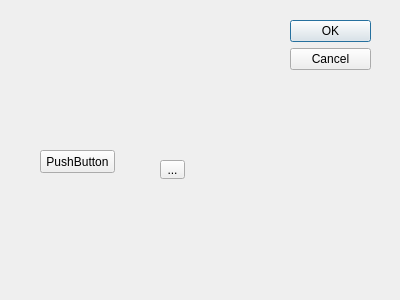
<?xml version="1.0" encoding="UTF-8"?>
<ui version="4.0">
 <class>Dialog</class>
 <widget class="QDialog" name="Dialog">
  <property name="geometry">
   <rect>
    <x>0</x>
    <y>0</y>
    <width>400</width>
    <height>300</height>
   </rect>
  </property>
  <property name="windowTitle">
   <string>Dialog</string>
  </property>
  <widget class="QDialogButtonBox" name="buttonBox">
   <property name="geometry">
    <rect>
     <x>290</x>
     <y>20</y>
     <width>81</width>
     <height>241</height>
    </rect>
   </property>
   <property name="orientation">
    <enum>Qt::Vertical</enum>
   </property>
   <property name="standardButtons">
    <set>QDialogButtonBox::Cancel|QDialogButtonBox::Ok</set>
   </property>
  </widget>
  <widget class="QPushButton" name="pushButton">
   <property name="geometry">
    <rect>
     <x>40</x>
     <y>150</y>
     <width>75</width>
     <height>23</height>
    </rect>
   </property>
   <property name="text">
    <string>PushButton</string>
   </property>
  </widget>
  <widget class="QToolButton" name="toolButton">
   <property name="geometry">
    <rect>
     <x>160</x>
     <y>160</y>
     <width>25</width>
     <height>19</height>
    </rect>
   </property>
   <property name="text">
    <string>...</string>
   </property>
  </widget>
 </widget>
 <resources/>
 <connections>
  <connection>
   <sender>buttonBox</sender>
   <signal>accepted()</signal>
   <receiver>Dialog</receiver>
   <slot>accept()</slot>
   <hints>
    <hint type="sourcelabel">
     <x>248</x>
     <y>254</y>
    </hint>
    <hint type="destinationlabel">
     <x>157</x>
     <y>274</y>
    </hint>
   </hints>
  </connection>
  <connection>
   <sender>buttonBox</sender>
   <signal>rejected()</signal>
   <receiver>Dialog</receiver>
   <slot>reject()</slot>
   <hints>
    <hint type="sourcelabel">
     <x>316</x>
     <y>260</y>
    </hint>
    <hint type="destinationlabel">
     <x>286</x>
     <y>274</y>
    </hint>
   </hints>
  </connection>
 </connections>
</ui>
